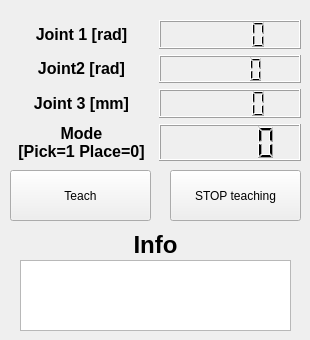
       <widget class="QWidget" name="tab_8">
        <attribute name="title">
         <string>         Teach             </string>
        </attribute>
        <widget class="QWidget" name="gridLayoutWidget_19">
         <property name="geometry">
          <rect>
           <x>10</x>
           <y>20</y>
           <width>291</width>
           <height>141</height>
          </rect>
         </property>
         <layout class="QGridLayout" name="gridLayout_19">
          <item row="1" column="1">
           <widget class="QLCDNumber" name="teachModeHand_J2_LCD"/>
          </item>
          <item row="3" column="0">
           <widget class="QLabel" name="label_203">
            <property name="text">
             <string>&lt;html&gt;&lt;head/&gt;&lt;body&gt;&lt;p align=&quot;center&quot;&gt;&lt;span style=&quot; font-size:12pt; font-weight:600;&quot;&gt;Mode &lt;br/&gt;[Pick=1 Place=0]&lt;/span&gt;&lt;/p&gt;&lt;/body&gt;&lt;/html&gt;</string>
            </property>
           </widget>
          </item>
          <item row="3" column="1">
           <widget class="QLCDNumber" name="teachMode_modeDisplayHand_lcdnumber_"/>
          </item>
          <item row="1" column="0">
           <widget class="QLabel" name="label_205">
            <property name="text">
             <string>&lt;html&gt;&lt;head/&gt;&lt;body&gt;&lt;p align=&quot;center&quot;&gt;&lt;span style=&quot; font-size:12pt; font-weight:600;&quot;&gt;Joint2 [rad]&lt;/span&gt;&lt;/p&gt;&lt;/body&gt;&lt;/html&gt;</string>
            </property>
           </widget>
          </item>
          <item row="2" column="0">
           <widget class="QLabel" name="label_206">
            <property name="text">
             <string>&lt;html&gt;&lt;head/&gt;&lt;body&gt;&lt;p align=&quot;center&quot;&gt;&lt;span style=&quot; font-size:12pt; font-weight:600;&quot;&gt;Joint 3 [mm]&lt;/span&gt;&lt;/p&gt;&lt;/body&gt;&lt;/html&gt;</string>
            </property>
           </widget>
          </item>
          <item row="0" column="0">
           <widget class="QLabel" name="label_204">
            <property name="text">
             <string>&lt;html&gt;&lt;head/&gt;&lt;body&gt;&lt;p align=&quot;center&quot;&gt;&lt;span style=&quot; font-size:12pt; font-weight:600;&quot;&gt;Joint 1 [rad]&lt;/span&gt;&lt;/p&gt;&lt;/body&gt;&lt;/html&gt;</string>
            </property>
           </widget>
          </item>
          <item row="0" column="1">
           <widget class="QLCDNumber" name="teachModeHand_J1_LCD"/>
          </item>
          <item row="2" column="1">
           <widget class="QLCDNumber" name="teachModeHand_J3_LCD"/>
          </item>
         </layout>
        </widget>
        <widget class="QPushButton" name="teachMode_teachButtonHand_4">
         <property name="geometry">
          <rect>
           <x>10</x>
           <y>170</y>
           <width>141</width>
           <height>51</height>
          </rect>
         </property>
         <property name="text">
          <string>Teach</string>
         </property>
        </widget>
        <widget class="QLabel" name="label_207">
         <property name="geometry">
          <rect>
           <x>110</x>
           <y>230</y>
           <width>91</width>
           <height>31</height>
          </rect>
         </property>
         <property name="text">
          <string>&lt;html&gt;&lt;head/&gt;&lt;body&gt;&lt;p align=&quot;center&quot;&gt;&lt;span style=&quot; font-size:18pt; font-weight:600;&quot;&gt;Info&lt;/span&gt;&lt;/p&gt;&lt;/body&gt;&lt;/html&gt;</string>
         </property>
        </widget>
        <widget class="QPushButton" name="teachMode_stopTeachButtonHand_4">
         <property name="geometry">
          <rect>
           <x>170</x>
           <y>170</y>
           <width>131</width>
           <height>51</height>
          </rect>
         </property>
         <property name="text">
          <string>STOP teaching</string>
         </property>
        </widget>
        <widget class="QTextEdit" name="teachMode_infoHand_textEdit_4">
         <property name="geometry">
          <rect>
           <x>20</x>
           <y>260</y>
           <width>271</width>
           <height>71</height>
          </rect>
         </property>
        </widget>
       </widget>
